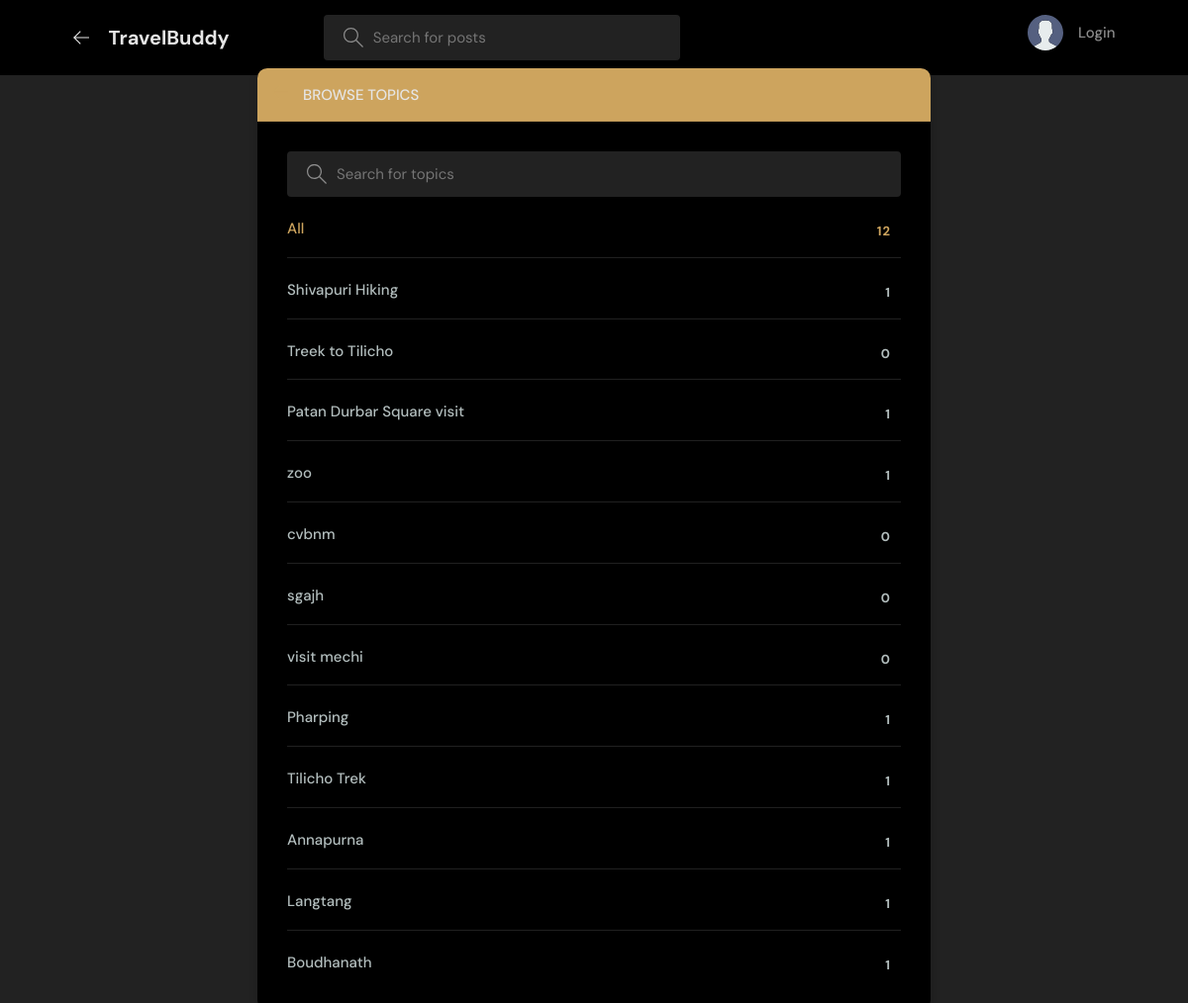
/mainpage/chatbox/topics/, run on an earlier commit of the app's database.
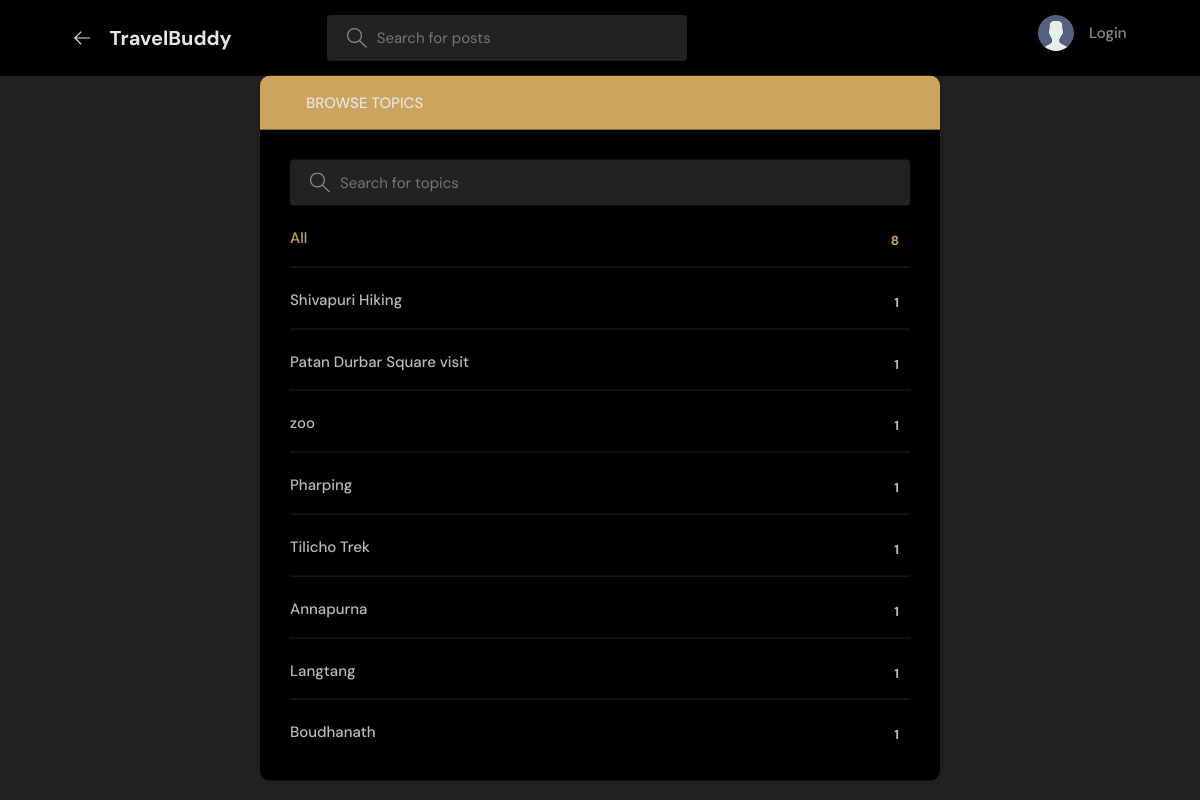
And on a later commit of the database.
### chatbox/models.py (models this page shows, shortened)
class Topic(models.Model):
    name = models.CharField(max_length=200)

### chatbox/views.py (the view)
# urls.py: path('topics/',views.topicsPage, name="topics"),
def topicsPage(request):
    q = request.GET.get('q') if request.GET.get('q') != None else ""
    topics = Topic.objects.filter(name__icontains=q)
    return render(request, 'chatbox/topics.html',{'topics':topics})

### chatbox/templates/chatbox/topics.html (shortened to what this page needs)
{% extends 'mains.html' %}
{% block content %}
<main class="create-room layout">
  <div class="container">
    <div class="layout__box">
      <div class="layout__boxHeader">
        <div class="layout__boxTitle">
          <a href="{% url 'index' %}">
            <svg version="1.1" xmlns="http://www.w3.org/2000/svg" width="32" height="32" viewBox="0 0 32 32">
              <title>arrow-left</title>
              <path
                d="M13.723 2.286l-13.723 13.714 13.719 13.714 1.616-1.611-10.96-10.96h27.625v-2.286h-27.625l10.965-10.965-1.616-1.607z">
              </path>
            </svg>
          </a>
          <h3>Browse Topics</h3>
        </div>
      </div>
      <div class="topics-page layout__body">
        <form action="" method="GET" class="header__search">
          <label>
            <input name="q" placeholder="Search for topics" />
          </label>
        </form>
        <ul class="topics__list">
          <li>
            <a href="{% url 'topics' %}" class="active">All <span>{{topics.count}}</span></a>
          </li>
          {% for topic in topics %}
          <li>
            <a href="{% url 'index' %}?q={{topic.name}}">{{ topic.name }} <span>{{topic.room_set.all.count}}</span></a>
          </li>
          {% endfor %}
        </ul>
      </div>
    </div>
  </div>
</main>
{% endblock content %}

### chatbox/templates/mains.html (shortened to what this page needs)
<!DOCTYPE html>
{%load static%}
<html lang="en">
  <head>
    <link rel="stylesheet" href="{% static 'styles/style.css' %}" />
  </head>
  <body>
    {% include 'navbar.html' %}
    {% block content %}
    {% endblock %}
  </body>
</html>

### chatbox/templates/navbar.html (shortened to what this page needs)
{% load static %}
<header class="header header--loggedIn">
    <div class="container">
        <a href="{% url 'index' %}" class="header__logo">
            <svg version="1.1" xmlns="http://www.w3.org/2000/svg" width="25" height="25" viewBox="0 0 32 32">
                <title>arrow-left</title>
                <path
                    d="M13.723 2.286l-13.723 13.714 13.719 13.714 1.616-1.611-10.96-10.96h27.625v-2.286h-27.625l10.965-10.965-1.616-1.607z">
                </path>
            </svg>
            <h1>TravelBuddy</h1>
        </a>
        <form class="header__search" method="GET" action="{% url 'index' %}">
            <label>
                <input name="q" placeholder="Search for posts" />
            </label>
        </form>
        <nav class="header__menu">
            {% if request.user.is_authenticated %}
            <div class="header__user">
                <a href="{% url 'update-user' %}">
                    <div class="avatar avatar--medium active">
                        <img src="{{request.user.avatar.url}}" />
                    </div>
                    <p>{{request.user.username}} <span>@{{request.user.username}}</span></p>
                </a>
                <button class="dropdown-button">
                    <svg version="1.1" xmlns="http://www.w3.org/2000/svg" width="32" height="32" viewBox="0 0 32 32">
                        <title>chevron-down</title>
                        <path d="M16 21l-13-13h-3l16 16 16-16h-3l-13 13z"></path>
                    </svg>
                </button>
            </div>
            {% else %}
            <a href="{% url 'login' %}">
                <img src="{% static 'images/avatar.svg' %}" />
                <p>Login</p>
            </a>
            {% endif %}
        </nav>
    </div>
</header>

### chatbox/static/styles/style.css (style rules this page uses)
:root { --color-main: #cda45e; --color-main-light: #e1f6fb; --color-dark: black; --color-dark-medium: #222; --color-dark-light: #696d97; --color-dark-light: #cda45e; --color-light: #e5e5e5; --color-gray: #8b8b8b; --color-light-gray: #b2bdbd; --color-bg: #222; --color-success: #5dd693; --color-error: #fc4b0b; }
* { font-family: "DM Sans", -apple-system, BlinkMacSystemFont, "Segoe UI", Roboto, Oxygen, Ubuntu, Cantarell, "Open Sans", "Helvetica Neue", sans-serif; margin: 0; padding: 0; box-sizing: border-box; text-rendering: optimizeLegibility; font-size: inherit; }
html { font-size: 56.25%; }
@media only screen and (min-width: 1200px) { html { font-size: 62.5%; } }
body { line-height: 1.6; font-weight: 400; font-size: 1.5rem; color: var(--color-light-gray); background-color: var(--color-bg); min-height: 100vh; }
img { width: 100%; }
a { display: inline-block; color: var(--color-main); text-decoration: none; }
.container { max-width: 120rem; width: 90%; margin: auto; }
.header { padding: 1.5rem; background-color: var(--color-dark); }
.header>.container { display: flex; gap: 9.5rem; }
.header__logo, .header__user { display: flex; gap: 2rem; align-items: center; }
.header__logo svg { width: 1.6rem; height: 1.6rem; fill: var(--color-light); }
.header__logo>h1 { font-weight: 700; font-size: 2rem; color: var(--color-light); }
.header__search>label { background-color: var(--color-dark-medium); padding: 1.3rem 1rem; display: flex; align-items: center; gap: 1rem; border-radius: 4px; }
.header__search svg { fill: var(--color-gray); width: 2rem; height: 2rem; margin-left: 1rem; }
.header__search input { width: 30rem; background: transparent; border: none; outline: none; color: var(--color-light); }
.header__menu { margin-left: auto; position: relative; }
.header__menu a { display: flex; gap: 1.5rem; align-items: center; font-weight: 500; text-decoration: none; color: var(--color-gray); }
.header__menu img { height: 3.6rem; }
.header__menu p { line-height: 1.2; }
.layout { margin-top: 2.4rem; }
.layout>.container { display: flex; justify-content: space-between; align-items: flex-start; }
.layout__box { width: 90%; max-width: 48rem; min-height: 40rem; position: absolute; top: 50%; left: 50%; transform: translate(-50%, -46%); background-color: var(--color-dark); border-radius: 1rem; box-shadow: 1px 1px 6px 3px rgba(0, 0, 0, 0.1); overflow: hidden; }
.layout__boxHeader { display: flex; padding: 1.5rem; background-color: var(--color-dark-light); }
.layout__boxTitle { display: flex; gap: 1.5rem; align-items: center; }
.layout__boxTitle h3 { text-transform: uppercase; font-weight: 500; color: var(--color-light); }
.layout__boxTitle svg { width: 1.6rem; height: 1.6rem; fill: var(--color-main); }
.layout__body { margin: 3rem; }
.topics__list { list-style: none; }
.topics__list li a { display: flex; justify-content: space-between; margin-bottom: 3rem; font-weight: 500; color: var(--color-light-gray); transition: all 0.3s ease-in-out; }
.topics__list li a.active, .topics__list li a:hover { color: var(--color-main); }
.topics__list li a span { padding: 0.5rem 1rem; background-color: var(--color-dark); border-radius: 3px; font-size: 1.3rem; font-weight: 700; letter-spacing: 1px; }
.topics-page .topics__list li:not(:last-child) a { margin: 2rem 0; padding-bottom: 1rem; text-decoration: none; border-bottom: 1px solid var(--color-dark-medium); }
.topics-page .header__search { display: block; }
.create-room.layout .layout__box { max-width: 68rem; }

What changed in the data, as far as the page shows it:
removed Topic: name "Treek to Tilicho", room_set.all.count "0"
removed Topic: name "cvbnm", room_set.all.count "0"
removed Topic: name "sgajh", room_set.all.count "0"
removed Topic: name "visit mechi", room_set.all.count "0"
Also different on the page:
{{ topics.count }}: "12" → "8"
